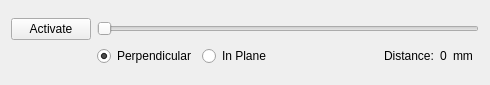
<?xml version="1.0" encoding="UTF-8"?>
<ui version="4.0">
 <class>qSlicerPathXplorerReslicingWidget</class>
 <widget class="QWidget" name="qSlicerPathXplorerReslicingWidget">
  <property name="geometry">
   <rect>
    <x>0</x>
    <y>0</y>
    <width>490</width>
    <height>85</height>
   </rect>
  </property>
  <property name="windowTitle">
   <string>Form</string>
  </property>
  <layout class="QVBoxLayout" name="verticalLayout">
   <item>
    <layout class="QGridLayout" name="gridLayout">
     <item row="0" column="0">
      <widget class="QPushButton" name="ResliceButton">
       <property name="text">
        <string>Activate</string>
       </property>
       <property name="checkable">
        <bool>true</bool>
       </property>
      </widget>
     </item>
     <item row="0" column="1" colspan="6">
      <widget class="QSlider" name="ResliceSlider">
       <property name="maximum">
        <number>100</number>
       </property>
       <property name="orientation">
        <enum>Qt::Horizontal</enum>
       </property>
      </widget>
     </item>
     <item row="1" column="3">
      <widget class="QLabel" name="DistanceAngleLabel">
       <property name="text">
        <string>Distance:</string>
       </property>
      </widget>
     </item>
     <item row="1" column="4">
      <widget class="QLabel" name="ResliceValueLabel">
       <property name="text">
        <string>0</string>
       </property>
      </widget>
     </item>
     <item row="1" column="5">
      <widget class="QLabel" name="DistanceAngleUnitLabel">
       <property name="text">
        <string>mm</string>
       </property>
      </widget>
     </item>
     <item row="1" column="2">
      <spacer name="horizontalSpacer">
       <property name="orientation">
        <enum>Qt::Horizontal</enum>
       </property>
       <property name="sizeHint" stdset="0">
        <size>
         <width>40</width>
         <height>20</height>
        </size>
       </property>
      </spacer>
     </item>
     <item row="1" column="1">
      <layout class="QHBoxLayout" name="horizontalLayout">
       <item>
        <widget class="QRadioButton" name="ReslicePerpendicularRadioButton">
         <property name="text">
          <string>Perpendicular</string>
         </property>
         <property name="checked">
          <bool>true</bool>
         </property>
        </widget>
       </item>
       <item>
        <widget class="QRadioButton" name="ResliceInPlaneRadioButton">
         <property name="text">
          <string>In Plane</string>
         </property>
        </widget>
       </item>
      </layout>
     </item>
    </layout>
   </item>
  </layout>
 </widget>
 <resources/>
 <connections/>
</ui>
